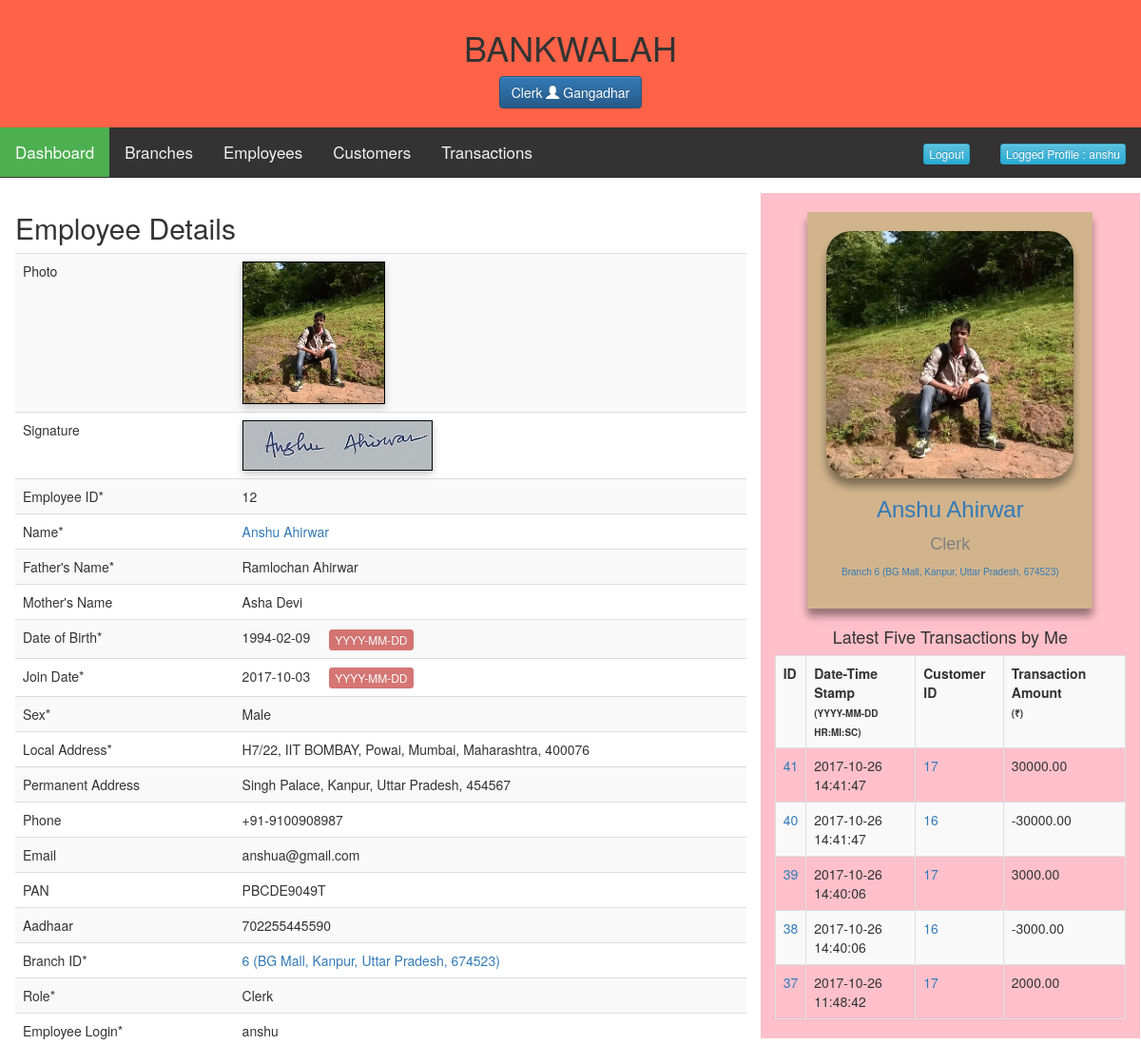
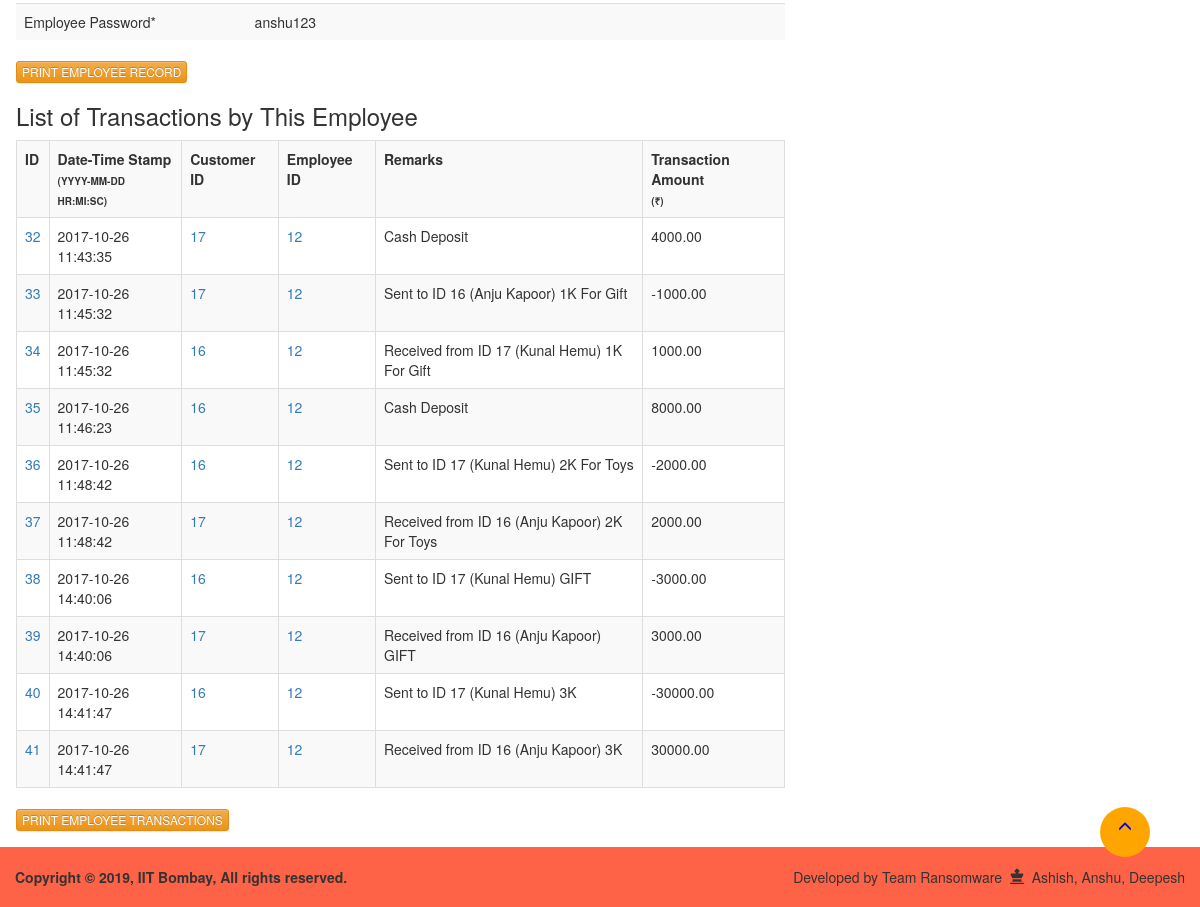
/clerk-employee-view.php?id=12 (signed in), run on the app's committed database (2 pictures, top to bottom).
### tables this page shows
CREATE TABLE `employees` (
  `EmpID` int(11) NOT NULL,
  `EmpName` varchar(255) NOT NULL,
  `EmpFName` varchar(255) NOT NULL,
  `EmpMName` varchar(255) DEFAULT NULL,
  `EmpDOB` date NOT NULL,
  `EmpJoinDate` date NOT NULL,
  `EmpSex` varchar(20) NOT NULL,
  `EmpLAdd` varchar(255) NOT NULL,
  `EmpPAdd` varchar(255) DEFAULT NULL,
  `EmpPhone` varchar(20) DEFAULT NULL,
  `EmpEmail` varchar(255) DEFAULT NULL,
  `EmpPAN` varchar(20) DEFAULT NULL,
  `EmpAadhaar` varchar(20) DEFAULT NULL,
  `EmpBrID` int(11) NOT NULL,
  `EmpRole` varchar(20) NOT NULL,
  `EmpLogin` varchar(20) NOT NULL,
  `EmpPass` varchar(20) NOT NULL
);

CREATE TABLE `branches` (
  `BrID` int(11) NOT NULL,
  `BrLoc` varchar(255) NOT NULL,
  `BrIFSC` varchar(20) NOT NULL,
  `BrOpenDate` date NOT NULL,
  `BrPhone` varchar(20) DEFAULT NULL,
  `BrEmail` varchar(255) DEFAULT NULL
);

CREATE TABLE `transactions` (
  `TrID` int(11) NOT NULL,
  `TrDateTime` datetime NOT NULL,
  `TrRemarks` varchar(255) DEFAULT NULL,
  `TrCustID` int(11) NOT NULL,
  `TrEmpID` int(11) NOT NULL,
  `TrAmount` double(18,2) NOT NULL
);

### clerk-session.php (called while the page is built, shortened)
<?php
include_once "dbconfig.php";
$user_check = $_SESSION["login_gangadhar"];
$ses_sql = mysqli_query($conn,"SELECT employees.EmpID, employees.EmpName, employees.EmpLogin, employees.EmpRole, branches.BrID, branches.BrLoc FROM employees INNER JOIN branches ON employees.EmpBrID=branches.BrID WHERE EmpRole='Clerk' AND EmpLogin='$user_check'");
$row = mysqli_fetch_array($ses_sql,MYSQLI_ASSOC);
$ses_EmpID = $row["EmpID"];
$ses_EmpName = $row["EmpName"];
$ses_EmpLogin = $row["EmpLogin"];
$ses_EmpRole = $row["EmpRole"];
$ses_BrID = $row["BrID"];
$ses_BrLoc = $row["BrLoc"];
?>

### clerk-employee-view.php (the view, shortened to what this page needs)
<?php include_once "clerk-session.php"; ?>
<!DOCTYPE html>
<html lang="en-US">
<head>
<?php include_once "clerk-inc-head.php"; ?>
</head>
<body onscroll="navStick()">
<?php include_once "clerk-inc-header.php"; ?>
<?php include_once "clerk-inc-nav.php"; ?>
<div class="content">
	<div class="row">
		<div class="col-sm-8 mainbody-clr">
<h2>Employee Details</h2>
<?php
require_once "dbconfig.php";
if (isset($_GET["id"])) { $EmpID = $_GET["id"];
$my_sql = mysqli_query($conn,"SELECT EmpID FROM employees WHERE EmpID=$_GET[id]");
$my_row = mysqli_fetch_array($my_sql,MYSQLI_ASSOC);
$my_ID = $my_row["EmpID"];
}
if (isset($_POST["submitnew"]) || isset($_POST["submitedit"]) || ($_GET["id"] == $my_ID)) {
$sql = "SELECT *, branches.BrLoc FROM employees INNER JOIN branches ON employees.EmpBrID=branches.BrID WHERE EmpID=".$EmpID;
$result = $conn->query($sql);
if ($result->num_rows > 0) {
	while($row = $result->fetch_assoc()) {
		echo "<div class=\"table-responsive\" id=\"printemprecord\">
<table class=\"table table-striped\">
	<tr>
		<td style=\"width:30%;\">Photo</td>
		<td style=\"width:70%;\"><img src=\"img-employees/".$row["EmpID"]."-photo.jpg\" alt=\"".$row["EmpName"]." - Photo Load Error\" class=\"picsig\"></td>
	</tr>
	<tr>
		<td style=\"width:30%;\">Signature</td>
		<td style=\"width:70%;\"><img src=\"img-employees/".$row["EmpID"]."-sig.jpg\" alt=\"".$row["EmpName"]." - Sig Load Error \" class=\"picsig\"></td>
	</tr>
	<tr>
		<td style=\"width:30%;\">Employee ID*</td>
		<td style=\"width:70%;\">".$row["EmpID"]."</td>
	</tr>
	<tr>
		<td>Name*</td>
		<td style=\"width:70%;\"><a href=\"clerk-employee-view.php?id=".$row["EmpID"]."\">".$row["EmpName"]."</a></td>
	</tr>
	<tr>
		<td>Father's Name*</td>
		<td style=\"width:70%;\">".$row["EmpFName"]."</td>
	</tr>
	<tr>
		<td>Mother's Name</td>
		<td style=\"width:70%;\">".$row["EmpMName"]."</td>
	</tr>
	<tr>
		<td>Date of Birth*</td>
		<td>".$row["EmpDOB"]."<button type=\"button\" class=\"btn btn-danger btn-xs\" style=\"margin-left:20px;\" disabled>YYYY-MM-DD</button></td>
	</tr>
	<tr>
		<td>Join Date*</td>
		<td>".$row["EmpJoinDate"]."<button type=\"button\" class=\"btn btn-danger btn-xs\" style=\"margin-left:20px;\" disabled>YYYY-MM-DD</button></td>
	</tr>
	<tr>
		<td>Sex*</td>
		<td>".$row["EmpSex"]."</td>
	</tr>
	<tr>
		<td>Local Address*</td>
		<td style=\"width:70%;\">".$row["EmpLAdd"]."</td>
	</tr>
	<tr>
		<td>Permanent Address</td>
		<td style=\"width:70%;\">".$row["EmpPAdd"]."</td>
	</tr>
	<tr>
		<td>Phone</td>
		<td style=\"width:70%;\">".$row["EmpPhone"]."</td>
	</tr>
	<tr>
		<td>Email</td>
		<td style=\"width:70%;\">".$row["EmpEmail"]."</td>
	</tr>
	<tr>
		<td>PAN</td>
		<td style=\"width:70%;\">".$row["EmpPAN"]."</td>
	</tr>
	<tr>
		<td>Aadhaar</td>
		<td style=\"width:70%;\">".$row["EmpAadhaar"]."</td>
	</tr>
	<tr>
		<td>Branch ID*</td>
		<td style=\"width:70%;\"><a href=\"clerk-branch-view.php?id=".$row["EmpBrID"]."\">".$row["EmpBrID"]." (".$row["BrLoc"].")</a></td>
	</tr>
	<tr>
		<td>Role*</td>
		<td style=\"width:70%;\">".$row["EmpRole"]."</td>
	</tr>
	<tr>
		<td>Employee Login*</td>
		<td style=\"width:70%;\">".$row["EmpLogin"]."</td>
	</tr>
	<tr>
		<td>Employee Password*</td>
		<td style=\"width:70%;\">".$row["EmpPass"]."</td>
	</tr>
</table>
</div>
<button type=\"button\" class=\"btn btn-warning btn-xs\" onclick=\"printDiv('printemprecord')\">PRINT EMPLOYEE RECORD</button>";
	}
}
else {
	echo "<div class=\"alert alert-danger\">Nothing found.</div>";
}
echo "<h3>List of Transactions by This Employee</h3>";
$sql_transemp = "SELECT * FROM transactions WHERE TrEmpID=".$EmpID." ORDER BY TrID ASC";
$result_transemp = $conn->query($sql_transemp);
if ($result_transemp->num_rows > 0) {
	echo "<div class=\"table-responsive\" id=\"printtransemp\">
<table class=\"table table-striped table-bordered\">
	<tr>
		<th>ID</th>
		<th>Date-Time Stamp<br /><span style=\"font-size:10px;\">(YYYY-MM-DD HR:MI:SC)</span></th>
		<th>Customer ID</th>
		<th>Employee ID</th>
		<th>Remarks</th>
		<th>Transaction Amount<br /><span style=\"font-size:10px;\">(&#8377;)</span></th>
	</tr>";
	while($row = $result_transemp->fetch_assoc()) {
		echo "<tr>
				<td><a href=\"clerk-trans-view.php?id=".$row["TrID"]."\">".$row["TrID"]."</a></td>
				<td>".$row["TrDateTime"]."</td>
				<td><a href=\"clerk-customer-view.php?id=".$row["TrCustID"]."\">".$row["TrCustID"]."</a></td>
				<td><a href=\"clerk-employee-view.php?id=".$row["TrEmpID"]."\">".$row["TrEmpID"]."</a></td>
				<td>".$row["TrRemarks"]."</td>
				<td>".$row["TrAmount"]."</td>
			</tr>";
    }
	echo "</table></div>
		<button type=\"button\" class=\"btn btn-warning btn-xs\" onclick=\"printDiv('printtransemp')\">PRINT EMPLOYEE TRANSACTIONS</button>";
}
else {
	echo "<div class=\"alert alert-danger\">Nothing found.</div>";
}
}
else {
	header("Location: clerk-dashboard.php");
}
?>
		</div>
		<div class="col-sm-4 mainside-clr"><?php include_once "clerk-inc-sidebar.php"; ?></div>
	</div>
</div>
<div class="col-sm-12 mainfoot-clr"><?php include_once "clerk-inc-footer.php"; ?></div>
<?php $conn->close(); ?></body>
</html>

### clerk-inc-nav.php
<div id="navbar">
	<a class="active" href="clerk-dashboard.php">Dashboard</a>
	<a href="clerk-branch-searched.php">Branches</a>
	<a href="clerk-employee-searched.php">Employees</a>
	<a href="clerk-customer-searched.php">Customers</a>
	<a href="clerk-trans-searched.php">Transactions</a>
	<?php echo "<a href=\"clerk-employee-view.php?id=".$ses_EmpID."\" style=\"float:right;\"><button type=\"button\" class=\"btn btn-info btn-xs\">Logged Profile : ".$ses_EmpLogin."</button></a>"; ?>
	<a href="clerk-logout.php" style="float:right;"><button type="button" class="btn btn-info btn-xs">Logout</button></a>
</div>

### clerk-inc-sidebar.php
<div class="card" style="margin-top:20px; margin-bottom:20px;">
	<?php echo "<img src=\"img-employees/".$ses_EmpID."-photo.jpg\" alt=\"".$ses_EmpName."\" class=\"card-image\">"; ?>
	<h3><?php echo "<a href=\"clerk-employee-view.php?id=".$ses_EmpID."\">".$ses_EmpName."</a>"; ?></h3>
	<p class="card-title"><?php echo $ses_EmpRole; ?></p>
	<p style="font-size:10px;"><?php echo "<a href=\"clerk-branch-view.php?id=".$ses_BrID."\">Branch ".$ses_BrID." (".$ses_BrLoc.")</a>"; ?></p>
</div>
<?php
echo "<h4 style=\"text-align:center;\">Latest Five Transactions by Me</h4>";
$sql_transemp = "SELECT TrID, TrDateTime, TrCustID, TrAmount FROM transactions WHERE TrEmpID=".$ses_EmpID." ORDER BY TrID DESC LIMIT 5";
$result_transemp = $conn->query($sql_transemp);
if ($result_transemp->num_rows > 0) {
	echo "<div class=\"table-responsive\">
<table class=\"table table-striped table-bordered\">
	<tr>
		<th>ID</th>
		<th>Date-Time Stamp<br /><span style=\"font-size:10px;\">(YYYY-MM-DD HR:MI:SC)</span></th>
		<th>Customer ID</th>
		<th>Transaction Amount<br /><span style=\"font-size:10px;\">(&#8377;)</span></th>
	</tr>";
	while($row = $result_transemp->fetch_assoc()) {
		echo "<tr>
				<td><a href=\"clerk-trans-view.php?id=".$row["TrID"]."\">".$row["TrID"]."</a></td>
				<td>".$row["TrDateTime"]."</td>
				<td><a href=\"clerk-customer-view.php?id=".$row["TrCustID"]."\">".$row["TrCustID"]."</a></td>
				<td>".$row["TrAmount"]."</td>
			</tr>";
    }
	echo "</table></div>";
}
else {
	echo "<div class=\"alert alert-danger\">Nothing found.</div>";
}
?>

### css/sticky.css (style rules this page uses)
body { margin: 0; font-size: 28px; }
#navbar { overflow: hidden; background-color: #333; z-index: 100; }
#navbar a { float: left; display: block; color: #f2f2f2; text-align: center; padding: 14px 16px; text-decoration: none; font-size: 17px; }
#navbar a.active { background-color: #4CAF50; color: white; }
.content { padding: 16px; }

### css/profilecard.css (style rules this page uses)
.card { box-shadow: 0 8px 8px 0 rgba(0, 0, 0, 0.4); max-width: 300px; margin: auto; text-align: center; font-family: arial; padding: 20px; background-color: tan; }
.card-title { color: grey; font-size: 18px; }
.card-image { width: 100%; border-radius: 10%; max-width: 280px; box-shadow: 0 8px 8px 0 rgba(0, 0, 0, 0.4); }

### css/passbook.css (style rules this page uses)
.picsig { max-width: 200px; max-height: 150px; box-shadow: 0 4px 8px 0 rgba(0, 0, 0, 0.2); border: 1px solid black; }

### css/layouts.css (style rules this page uses)
.mainfoot-clr { background-color: tomato; }
.mainbody-clr { background-color: #ffffff; }
.mainside-clr { background-color: pink; }

### data on the page
employees: EmpLogin "anshu", EmpID "12", EmpName "Anshu Ahirwar", EmpFName "Ramlochan Ahirwar", EmpMName "Asha Devi", EmpDOB "1994-02-09", EmpJoinDate "2017-10-03", EmpSex "Male", EmpLAdd "H7/22, IIT BOMBAY, Powai, Mumbai, Maharashtra, 400076", EmpPAdd "Singh Palace, Kanpur, Uttar Pradesh, 454567", EmpPhone "+91-9100908987", EmpEmail "anshua@gmail.com", EmpPAN "PBCDE9049T", EmpAadhaar "702255445590", EmpBrID "6", branches.BrLoc "BG Mall, Kanpur, Uttar Pradesh, 674523", EmpRole "Clerk", EmpPass "anshu123", branches.BrID "6"
transactions: TrID "32", TrDateTime "2017-10-26 11:43:35", TrCustID "17", TrEmpID "12", TrRemarks "Cash Deposit", TrAmount "4000.00"
transactions: TrID "33", TrDateTime "2017-10-26 11:45:32", TrCustID "17", TrEmpID "12", TrRemarks "Sent to ID 16 (Anju Kapoor) 1K For Gift", TrAmount "-1000.00"
transactions: TrID "34", TrDateTime "2017-10-26 11:45:32", TrCustID "16", TrEmpID "12", TrRemarks "Received from ID 17 (Kunal Hemu) 1K For Gift", TrAmount "1000.00"
transactions: TrID "35", TrDateTime "2017-10-26 11:46:23", TrCustID "16", TrEmpID "12", TrRemarks "Cash Deposit", TrAmount "8000.00"
transactions: TrID "36", TrDateTime "2017-10-26 11:48:42", TrCustID "16", TrEmpID "12", TrRemarks "Sent to ID 17 (Kunal Hemu) 2K For Toys", TrAmount "-2000.00"
transactions: TrID "37", TrDateTime "2017-10-26 11:48:42", TrCustID "17", TrEmpID "12", TrRemarks "Received from ID 16 (Anju Kapoor) 2K For Toys", TrAmount "2000.00"
transactions: TrID "38", TrDateTime "2017-10-26 14:40:06", TrCustID "16", TrEmpID "12", TrRemarks "Sent to ID 17 (Kunal Hemu) GIFT", TrAmount "-3000.00"
transactions: TrID "39", TrDateTime "2017-10-26 14:40:06", TrCustID "17", TrEmpID "12", TrRemarks "Received from ID 16 (Anju Kapoor) GIFT", TrAmount "3000.00"
transactions: TrID "40", TrDateTime "2017-10-26 14:41:47", TrCustID "16", TrEmpID "12", TrRemarks "Sent to ID 17 (Kunal Hemu) 3K", TrAmount "-30000.00"
transactions: TrID "41", TrDateTime "2017-10-26 14:41:47", TrCustID "17", TrEmpID "12", TrRemarks "Received from ID 16 (Anju Kapoor) 3K", TrAmount "30000.00"
